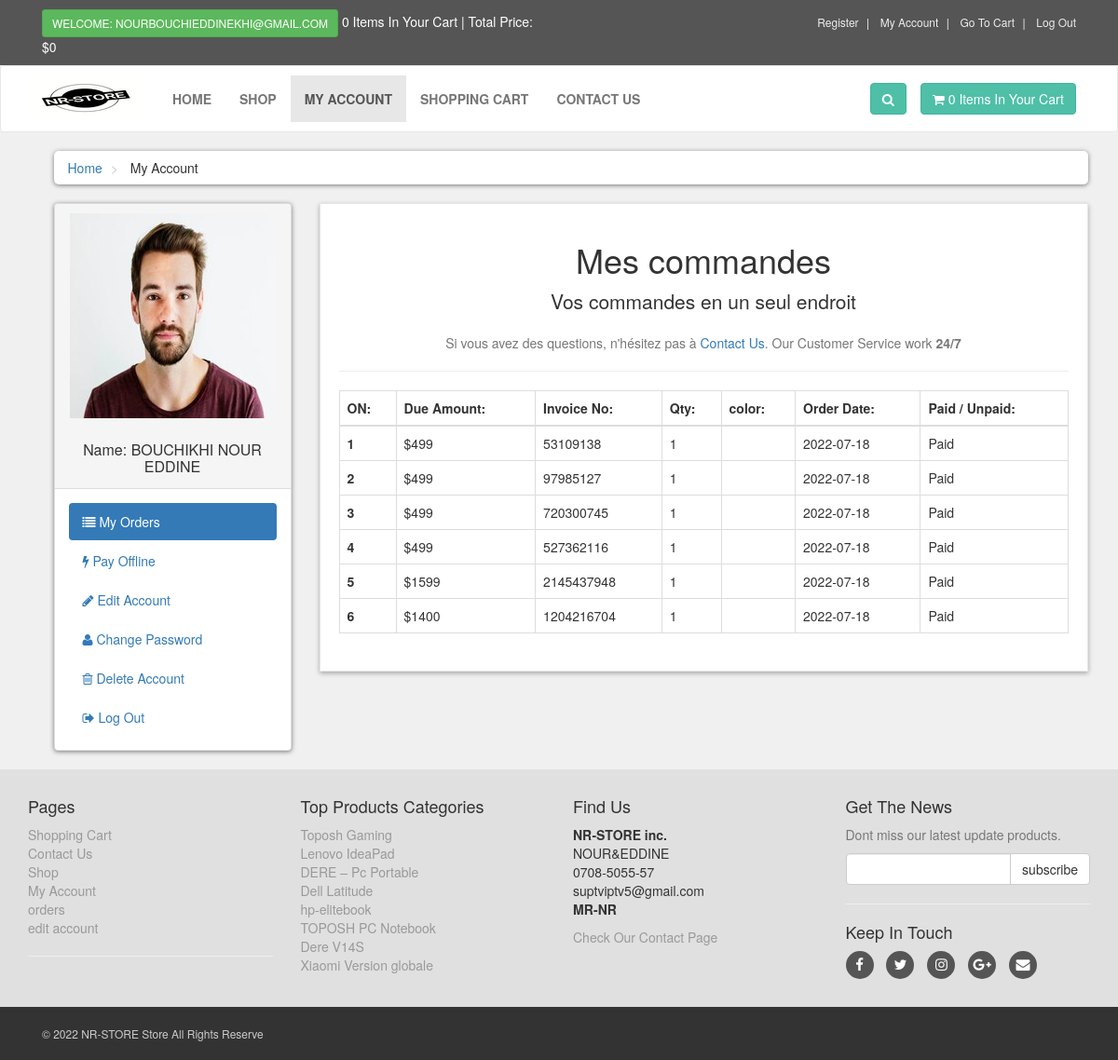
Page /customer/my_account.php?my_orders (signed in) on the committed database.
### tables this page shows
CREATE TABLE `customers` (
  `customer_id` int(10) NOT NULL,
  `customer_name` varchar(255) NOT NULL,
  `customer_email` varchar(255) NOT NULL,
  `customer_pass` varchar(255) NOT NULL,
  `customer_country` text NOT NULL,
  `customer_city` text NOT NULL,
  `customer_contact` varchar(255) NOT NULL,
  `customer_address` text NOT NULL,
  `customer_image` text NOT NULL,
  `customer_ip` varchar(100) NOT NULL
);

CREATE TABLE `customer_orders` (
  `order_id` int(10) NOT NULL,
  `customer_id` int(10) NOT NULL,
  `due_amount` int(100) NOT NULL,
  `invoice_no` int(100) NOT NULL,
  `qty` int(10) NOT NULL,
  `size` text NOT NULL,
  `order_date` date NOT NULL,
  `order_status` text NOT NULL
);

CREATE TABLE `product_categories` (
  `p_cat_id` int(10) NOT NULL,
  `p_cat_title` text NOT NULL,
  `p_cat_desc` text NOT NULL,
  `p_cat_image` text NOT NULL
);

### customer/my_orders.php (the view, shortened to what this page needs)
<center>
    <h1> Mes commandes </h1>
    <p class="lead"> Vos commandes en un seul endroit</p>
    <p class="text-muted">
    Si vous avez des questions, n'hésitez pas à <a href="../contact.php">Contact Us</a>. Our Customer Service work <strong>24/7</strong>
    </p>
</center>
<hr>
<div class="table-responsive">
    <table class="table table-bordered table-hover">
        <thead>
            <tr>
                <th> ON: </th>
                <th> Due Amount: </th>
                <th> Invoice No: </th>
                <th> Qty: </th>
                <th> color: </th>
                <th> Order Date:</th>
                <th> Paid / Unpaid: </th>
            </tr>
        </thead>
        <tbody>
           <?php
            $customer_session = $_SESSION['customer_email'];
            $get_customer = "select * from customers where customer_email='$customer_session'";
            $run_customer = mysqli_query($con,$get_customer);
            $row_customer = mysqli_fetch_array($run_customer);
            $customer_id = $row_customer['customer_id'];
            $get_orders = "select * from customer_orders where customer_id='$customer_id'";
            $run_orders = mysqli_query($con,$get_orders);
            $i = 0;
            while($row_orders = mysqli_fetch_array($run_orders)){
                $due_amount = $row_orders['due_amount'];
                $invoice_no = $row_orders['invoice_no'];
                $qty = $row_orders['qty'];
                $size = $row_orders['size'];
                $order_date = substr($row_orders['order_date'],0,11);
                $i++;
            ?>
            <tr>
                <th> <?php echo $i; ?> </th>
                <td> $<?php echo $due_amount; ?> </td>
                <td> <?php echo $invoice_no; ?> </td>
                <td> <?php echo $qty; ?> </td>
                <td> <?php echo $size; ?> </td>
                <td> <?php echo $order_date; ?> </td>
                <td> Paid </td>
            </tr>
            <?php } ?>
        </tbody>
    </table>
</div>

### customer/my_account.php (shortened to what this page needs)
 <?php
if(!isset($_SESSION['customer_email'])){
    echo "<script>window.open('../checkout.php','_self')</script>";
}else{
include("includes/db.php");
include("functions/functions.php");
?>
<!DOCTYPE html>
<html lang="en">
<head>
    <link rel="stylesheet" href="styles/bootstrap-337.min.css">
    <link rel="stylesheet" href="font-awsome/css/font-awesome.min.css">
    <link rel="stylesheet" href="styles/style.css">
</head>
<body>
   <div id="top">
       <div class="container">
           <div class="col-md-6 offer">
               <a href="#" class="btn btn-success btn-sm">
                   <?php
                   if(!isset($_SESSION['customer_email'])){
                       echo "Welcome: Guest";
                   }else{
                       echo "Welcome: " . $_SESSION['customer_email'] . "";
                   }
                   ?>
               </a>
               <a href="checkout.php"> <?php items(); ?> Items In Your Cart | Total Price: <?php total_price(); ?> </a>
           </div>
           <div class="col-md-6">
               <ul class="menu">
                   <li>
                       <a href="../customer_register.php">Register</a>
                   </li>
                   <li>
                       <a href="my_account.php">My Account</a>
                   </li>
                   <li>
                       <a href="../cart.php">Go To Cart</a>
                   </li>
                   <li>
                       <a href="../checkout.php">
                        <?php
                           if(!isset($_SESSION['customer_email'])){
                                echo "<a href='checkout.php'> Login </a>";
                               }else{
                                echo " <a href='logout.php'> Log Out </a> ";
                               }
                         ?>
                       </a>
                   </li>
               </ul>
           </div>
       </div>
   </div>
   <div id="navbar" class="navbar navbar-default">
       <div class="container">
           <div class="navbar-header">
               <a href="../index.php" class="navbar-brand home">
               <img src="./customer_images/ecom-store-logoo.png.png" alt="PFE Logo" class="hidden-xs">
               </a>
           </div>
           <div class="navbar-collapse collapse" id="navigation">
               <div class="padding-nav">
                   <ul class="nav navbar-nav left">
                       <li>
                           <a href="../index.php">Home</a>
                       </li>
                       <li>
                           <a href="../shop.php">Shop</a>
                       </li>
                       <li class="active">
                           <a href="my_account.php">My Account</a>
                       </li>
                       <li>
                           <a href="../cart.php">Shopping Cart</a>
                       </li>
                       <li>
                           <a href="../contact.php">Contact Us</a>
                       </li>
                   </ul>
               </div>
               <a href="../cart.php" class="btn navbar-btn btn-primary right">
                   <i class="fa fa-shopping-cart"></i>
                   <span><?php items(); ?> Items In Your Cart</span>
               </a>
               <div class="navbar-collapse collapse right">
                   <button class="btn btn-primary navbar-btn" type="button" data-toggle="collapse" data-target="#search">
                       <i class="fa fa-search"></i>
                   </button>
               </div>
           </div>
       </div>
   </div>
   <div id="content">
       <div class="container">
           <div class="col-md-12">
               <ul class="breadcrumb">
                   <li>
                       <a href="../index.php">Home</a>
                   </li>
                   <li>
                       My Account
                   </li>
               </ul>
           </div>
           <div class="col-md-3">
   <?php
    include("includes/sidebar.php");
    ?>
           </div>
           <div class="col-md-9">
               <div class="box">
                   <?php
                   if (isset($_GET['my_orders'])){
                       include("my_orders.php");
                   }
                   ?>
               </div>
           </div>
       </div>
   </div>
   <?php
    include("includes/footer.php");
    ?>
</body>
</html>
<?php } ?>

### customer/functions/functions.php (shortened to what this page needs)
<?php
$db = mysqli_connect("localhost","root","","ecom_store");
function getRealIpUser(){
    switch(true){
            default : return $_SERVER['REMOTE_ADDR'];
    }
}
function items(){
    global $db;
    $ip_add = getRealIpUser();
    $get_items = "select * from cart where ip_add='$ip_add'";
    $run_items = mysqli_query($db,$get_items);
    $count_items = mysqli_num_rows($run_items);
    echo $count_items;
}
function total_price(){
    $total = 0;
    echo "$" . $total;
}
?>

### customer/includes/sidebar.php
<div class="panel panel-default sidebar-menu">
    <div class="panel-heading">
    <?php
        $customer_session = $_SESSION['customer_email'];
        $get_customer = "select * from customers where customer_email='$customer_session'";
        $run_customer = mysqli_query($con,$get_customer);
        $row_customer = mysqli_fetch_array($run_customer);
        $customer_image = $row_customer['customer_image'];
        $customer_name = $row_customer['customer_name'];
        if(!isset($_SESSION['customer_email'])){
        }else{
            echo "
                <center>
                    <img src='customer_images/$customer_image' class='img-responsive' >
                </center>
                <br/>
                <h3 class='panel-title' align='center'>
                    Name: $customer_name
                </h3>
            ";
        }
        ?>
    </div>
    <div class="panel-body">
        <ul class="nav-pills nav-stacked nav">
            <li class="<?php if(isset($_GET['my_orders'])){ echo "active"; } ?>">
                <a href="my_account.php?my_orders">
                    <i class="fa fa-list"></i> My Orders
                </a>
            </li>
            <li class="<?php if(isset($_GET['pay_offline'])){ echo "active"; } ?>">
                <a href="my_account.php?pay_offline">
                    <i class="fa fa-bolt"></i> Pay Offline
                </a>
            </li>
            <li class="<?php if(isset($_GET['edit_account'])){ echo "active"; } ?>">
                <a href="my_account.php?edit_account">
                    <i class="fa fa-pencil"></i> Edit Account
                </a>
            </li>
            <li class="<?php if(isset($_GET['change_pass'])){ echo "active"; } ?>">
                <a href="my_account.php?change_pass">
                    <i class="fa fa-user"></i> Change Password
                </a>
            </li>
            <li class="<?php if(isset($_GET['delete_account'])){ echo "active"; } ?>">
                <a href="my_account.php?delete_account">
                    <i class="fa fa-trash-o"></i> Delete Account
                </a>
            </li>
            <li>
                <a href="logout.php">
                    <i class="fa fa-sign-out"></i> Log Out
                </a>
            </li>
        </ul>
    </div>
</div>

### customer/includes/footer.php (shortened to what this page needs)
<?php
include("includes/db.php");
?>
<div id="footer">
    <div class="container">
        <div class="row">
            <div class="col-sm-6 col-md-3">
               <h4>Pages</h4>
                <ul>
                    <li><a href="../cart.php">Shopping Cart</a></li>
                    <li><a href="../contact.php">Contact Us</a></li>
                    <li><a href="../shop.php">Shop</a></li>
                    <li><a href="my_account.php">My Account</a></li>
                    <li><?php
                           if(!isset($_SESSION['customer_email'])){
                               echo"<a href='../checkout.php'> login </a>";
                           }else{
                              echo"<a href='my_account.php?my_orders' >orders</a>";
                           }
                           ?>
                           </li>
                    <li><?php
                           if(!isset($_SESSION['customer_email'])){
                               echo"<a href='../checkout.php'> login </a>";
                           }else{
                              echo"<a href='my_account.php?edit_account' >edit account</a>";
                           }
                           ?></li>
                </ul>
                <hr>
            </div>
            <div class="com-sm-6 col-md-3">
                <h4>Top Products Categories</h4>
                <ul>
                <?php
                    $get_p_cats = "select * from product_categories";
                    $run_p_cats = mysqli_query($con,$get_p_cats);
                    while($row_p_cats=mysqli_fetch_array($run_p_cats)){
                        $p_cat_id = $row_p_cats['p_cat_id'];
                        $p_cat_title = $row_p_cats['p_cat_title'];
                        echo "
                            <li>
                                <a href='../shop.php?p_cat=$p_cat_id'>
                                    $p_cat_title
                                </a>
                            </li>
                        ";
                    }
                ?>
                </ul>
            </div>
            <div class="col-sm-6 col-md-3">
                <h4>Find Us</h4>
                <p>
                    <strong>NR-STORE inc.</strong>
                    <br/>NOUR&EDDINE
                    <br/>0708-5055-57
                    <br/>suptviptv5@gmail.com
                    <br/><strong>MR-NR</strong>
                </p>
                <a href="../contact.php">Check Our Contact Page</a>
            </div>
            <div class="col-sm-6 col-md-3">
                <h4>Get The News</h4>
                <p class="text-muted">
                    Dont miss our latest update products.
                </p>
                <form action="" method="post">
                    <div class="input-group">
                        <input type="text" class="form-control" name="email">
                        <span class="input-group-btn">
                            <input type="submit" value="subscribe" class="btn btn-default">
                        </span>
                    </div>
                </form>
                <hr>
                <h4>Keep In Touch</h4>
                <p class="social">
                    <a href="#" class="fa fa-facebook"></a>
                    <a href="#" class="fa fa-twitter"></a>
                    <a href="#" class="fa fa-instagram"></a>
                    <a href="#" class="fa fa-google-plus"></a>
                    <a href="#" class="fa fa-envelope"></a>
                </p>
            </div>
        </div>
    </div>
</div>
<div id="copyright">
    <div class="container">
        <div class="col-md-6">
            <p class="pull-left">&copy; 2022 NR-STORE Store All Rights Reserve</p>
        </div>
    </div>
</div>

### customer/styles/style.css (style rules this page uses)
body { font-size: 14px; line-height: 1.42857143; color: #333333; background: #f0f0f0; overflow-x: hidden; }
#top { background: #555555; padding: 10px 0; }
#top .offer { color: #ffffff; }
#top .offer .btn { text-transform: uppercase; }
#top a { color: #ffffff; }
#top ul.menu { padding-top: 5px; margin: 0px; text-align: right; font-size: 12px; list-style: none; }
#top ul.menu > li { display: inline-block; }
#top ul.menu > li a { color: #eeeeee; }
#top ul.menu > li + li:before { content: "|\00a0"; color: #f7f7f7; padding: 0 5px; }
.navbar { background: #ffffff; }
.navbar-collapse .right { float: right; }
.navbar-brand { float: left; padding: 10px 15px; font-size: 18px; line-height: 20px; height: 70px; }
.navbar ul.nav > li > a { text-transform: uppercase; font-weight: bold; font-size: 14px; }
.padding-nav { padding-top: 10px; }
.btn-primary { color: rgb(255, 255, 255); background: rgb(79, 191, 168); border-color: rgb(65, 179, 156); }
.box { background: #ffffff; margin: 0 0 30px; border: solid 1px #e6e6e6; box-sizing: border-box; padding: 20px; box-shadow: 0px 2px 5px rgba(0, 0, 0, .3); }
#content { padding-left: 25px; }
.breadcrumb { padding: 8px 15px; margin-bottom: 20px; background: #ffffff; border-radius: 5px; box-shadow: 0px 1px 5px rgba(0, 0, 0, .5); }
.breadcrumb> li + li:before { content: ">\00a0"; color: #cccccc; }
#content .panel.sidebar-menu { box-sizing: border-box; box-shadow: 0px 1px 5px rgba(0, 0, 0, .5); }
#content .panel.sidebar-menu h3 { padding: 5px 0px; margin: 0px; }
#footer { background: #e0e0e0; padding: 20px 0; }
#footer a { color: #999999; padding: 0; text-decoration: none; }
#footer ul { list-style: none; padding-left: 0px; }
#footer .social { text-align: left; }
#footer .social a { margin: 0px 10px 0px 0px; display: inline-block; color: #ffffff; width: 30px; height: 30px; border-radius: 15px; line-height: 30px; font-size: 15px; text-align: center; vertical-align: bottom; background: #555555; text-decoration: none; }
#copyright { background: #333333; color: #cccccc; padding: 20px 0px; font-size: 12px; }
#copyright p { margin: 0px; }

### rows in the picture
customers: customer_image (picture), customer_name "BOUCHIKHI NOUR EDDINE"
customer_orders: due_amount "499", invoice_no "53109138", qty "1", order_date "2022-07-18"
customer_orders: due_amount "499", invoice_no "97985127", qty "1", order_date "2022-07-18"
customer_orders: due_amount "499", invoice_no "720300745", qty "1", order_date "2022-07-18"
customer_orders: due_amount "499", invoice_no "527362116", qty "1", order_date "2022-07-18"
customer_orders: due_amount "1599", invoice_no "2145437948", qty "1", order_date "2022-07-18"
customer_orders: due_amount "1400", invoice_no "1204216704", qty "1", order_date "2022-07-18"
product_categories: p_cat_title "Toposh Gaming"
product_categories: p_cat_title "Lenovo IdeaPad"
product_categories: p_cat_title "DERE – Pc Portable"
product_categories: p_cat_title "Dell Latitude"
product_categories: p_cat_title "hp-elitebook"
product_categories: p_cat_title "TOPOSH PC Notebook"
product_categories: p_cat_title "Dere V14S"
product_categories: p_cat_title "Xiaomi Version globale"

### other values in the picture
$_SESSION['customer_email'] "NOURBOUCHIEDDINEKHI@GMAIL.COM"
$count_items "0 0"
$total "0"
